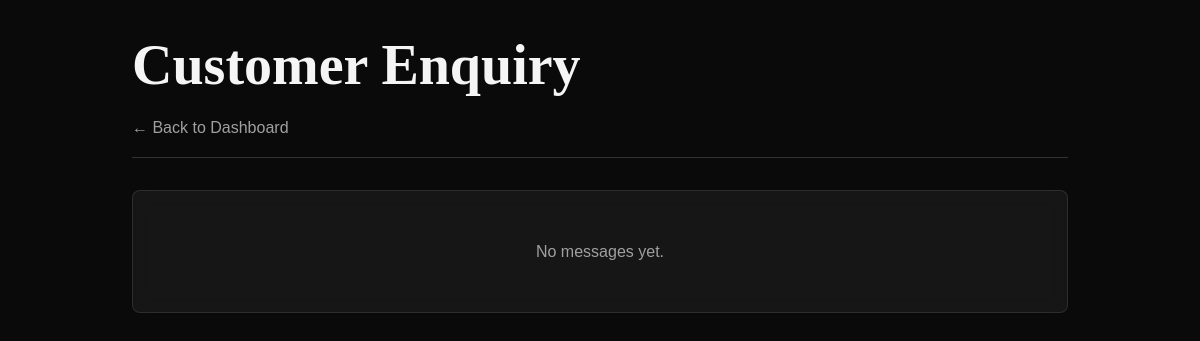
/admin/messages.php (signed in), run on an earlier commit of the app's database.
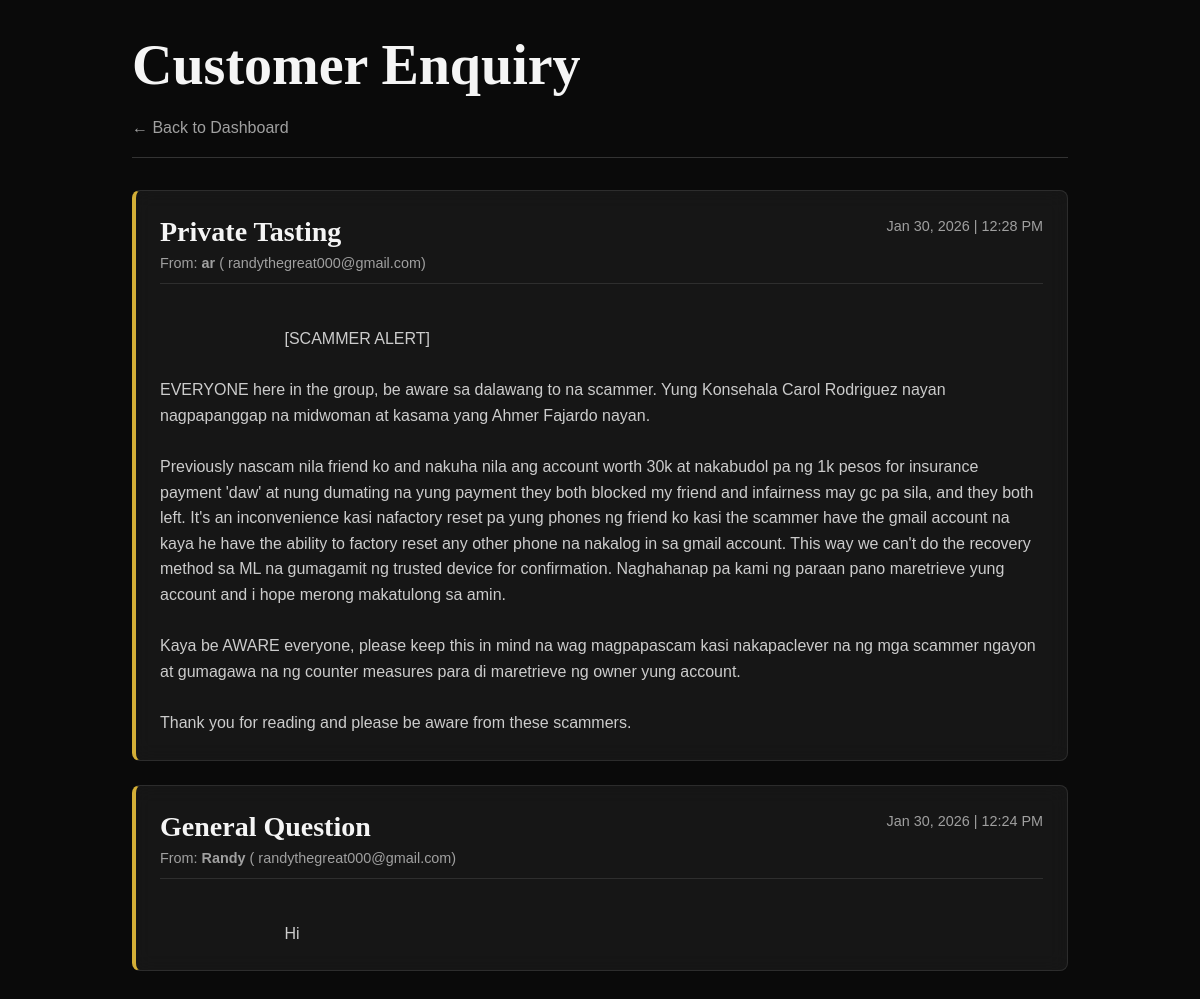
And on a later commit of the database.
### tables this page shows
CREATE TABLE `contact_messages` (
  `id` int(11) NOT NULL,
  `name` varchar(255) NOT NULL,
  `email` varchar(255) NOT NULL,
  `subject` varchar(100) NOT NULL,
  `message` text NOT NULL,
  `created_at` timestamp NULL DEFAULT current_timestamp(),
  `status` enum('new','read','replied') DEFAULT 'new'
);

### admin/messages.php (the view, shortened to what this page needs)
<?php
include '../includes/db.php';
$stmt = $pdo->query("SELECT * FROM contact_messages ORDER BY created_at DESC");
$messages = $stmt->fetchAll(PDO::FETCH_ASSOC);
?>
<!DOCTYPE html>
<html lang="en">
<head>
    <link rel="stylesheet" href="../css/style.css">
</head>
<body>
    <div class="admin-container">
        <header
            style="margin-bottom: 2rem; border-bottom: 1px solid #333; padding-bottom: 1rem; display: flex; justify-content: space-between; align-items: center;">
            <div>
                <h1>Customer Enquiry</h1>
                <a href="index.php" style="color: var(--color-text-muted);">← Back to Dashboard</a>
            </div>
        </header>
        <div class="messages-list">
            <?php if (empty($messages)): ?>
                <div class="glass-card text-center" style="padding: 3rem;">
                    <p style="color: var(--color-text-muted);">No messages yet.</p>
                </div>
            <?php else: ?>
                <?php foreach ($messages as $msg): ?>
                    <div class="glass-card message-card">
                        <div class="message-header">
                            <div>
                                <h3 style="margin-bottom: 0.25rem;">
                                    <?php echo htmlspecialchars($msg['subject']); ?>
                                </h3>
                                <div class="message-meta">
                                    From: <strong>
                                        <?php echo htmlspecialchars($msg['name']); ?>
                                    </strong>
                                    (
                                    <?php echo htmlspecialchars($msg['email']); ?>)
                                </div>
                            </div>
                            <div class="message-meta">
                                <?php echo date('M d, Y | h:i A', strtotime($msg['created_at'])); ?>
                            </div>
                        </div>
                        <div class="message-content">
                            <?php echo htmlspecialchars($msg['message']); ?>
                        </div>
                    </div>
                <?php endforeach; ?>
            <?php endif; ?>
        </div>
    </div>
</body>
</html>

### css/style.css (style rules this page uses)
:root { --color-bg-main: #0a0a0a; --color-bg-secondary: #141414; --color-bg-card: rgba(30, 30, 30, 0.6); --color-primary: #720e1e; --color-primary-light: #a52a2a; --color-accent: #d4af37; --color-text-main: #f5f5f5; --color-text-muted: #a0a0a0; --font-heading: 'Playfair Display', serif; --font-body: 'Outfit', sans-serif; --spacing-xs: 0.5rem; --spacing-sm: 1rem; --spacing-md: 2rem; --spacing-lg: 4rem; --spacing-xl: 8rem; --glass-bg: rgba(255, 255, 255, 0.05); --glass-border: 1px solid rgba(255, 255, 255, 0.1); --shadow-main: 0 10px 30px rgba(0, 0, 0, 0.5); --transition-fast: 0.3s ease; }
*, *::before, *::after { box-sizing: border-box; margin: 0; padding: 0; }
html { scroll-behavior: smooth; }
body { background-color: var(--color-bg-main); color: var(--color-text-main); font-family: var(--font-body); line-height: 1.6; overflow-x: hidden; }
h1, h2, h3, h4, h5, h6 { font-family: var(--font-heading); color: var(--color-text-main); margin-bottom: var(--spacing-sm); line-height: 1.2; }
h1 { font-size: 3.5rem; }
h3 { font-size: 1.75rem; }
a { color: inherit; text-decoration: none; transition: var(--transition-fast); }
.glass-card { background: var(--glass-bg); backdrop-filter: blur(10px); border: var(--glass-border); padding: var(--spacing-md); border-radius: 8px; position: relative; }
:root { --header-height: 80px; }
.text-center { text-align: center; }

### admin/messages.php (style rules this page uses)
.admin-container { max-width: 1000px; margin: 0 auto; padding: 2rem; }
.messages-list { display: flex; flex-direction: column; gap: 1.5rem; margin-top: 2rem; }
.message-card { padding: 1.5rem; border-left: 4px solid var(--color-accent); }
.message-header { display: flex; justify-content: space-between; margin-bottom: 1rem; border-bottom: 1px solid rgba(255, 255, 255, 0.1); padding-bottom: 0.5rem; }
.message-meta { color: var(--color-text-muted); font-size: 0.9rem; }
.message-content { white-space: pre-wrap; line-height: 1.6; color: #ccc; }

What changed in the data, as far as the page shows it:
added contact_messages: subject "Private Tasting", name "ar", email "randythegreat000@gmail.com", created_at "Jan 30, 2026 | 12:28 PM", message "[SCAMMER ALERT] EVERYONE here in the group, be aware sa dalawang to na scammer. Yung Konsehala Carol Rodriguez nayan nagpapanggap na midwoman at kasama yang Ahmer Fajardo nayan. Previously nascam nila friend ko and nakuha nila ang account worth 30k at nakabudol pa ng 1k pesos for insurance payment 'daw' at nung dumating na yung payment they both blocked my friend and infairness may gc pa sila, and they both left. It's an inconvenience kasi nafactory reset pa yung phones ng friend ko kasi the scammer have the gmail account na kaya he have the ability to factory reset any other phone na nakalog in sa gmail account. This way we can't do the recovery method sa ML na gumagamit ng trusted device…"
added contact_messages: subject "General Question", name "Randy", email "randythegreat000@gmail.com", created_at "Jan 30, 2026 | 12:24 PM", message "Hi"
Also different on the page:
text no longer shown: "No messages yet."
